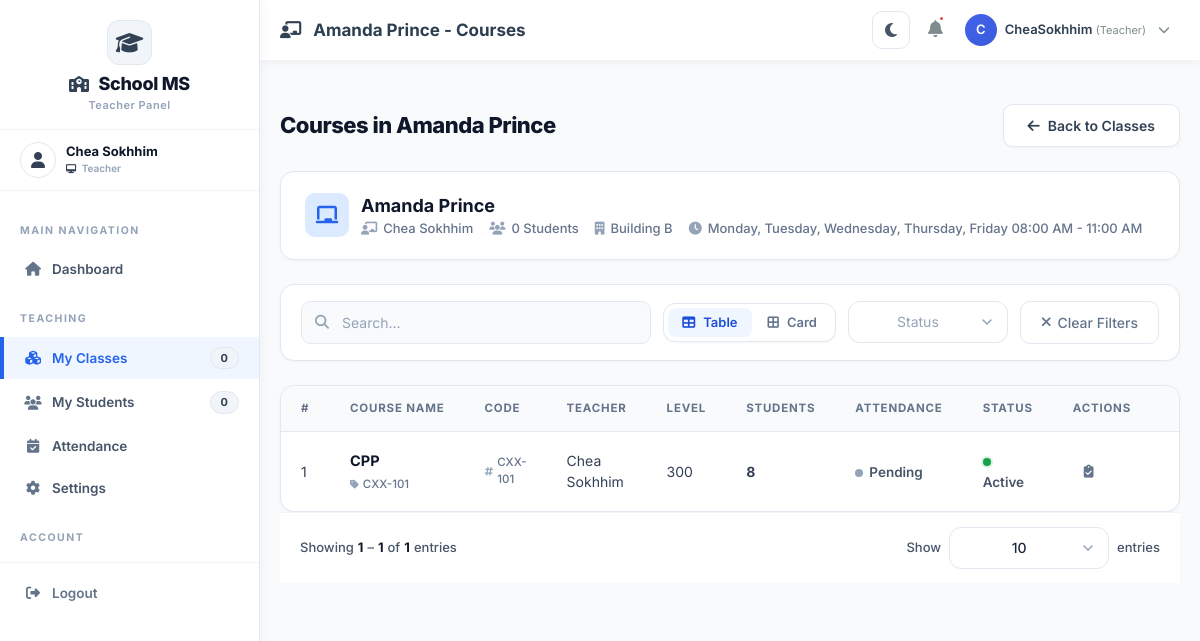
The app's page /classes/teacher/class/4/courses/ (signed in), older data.
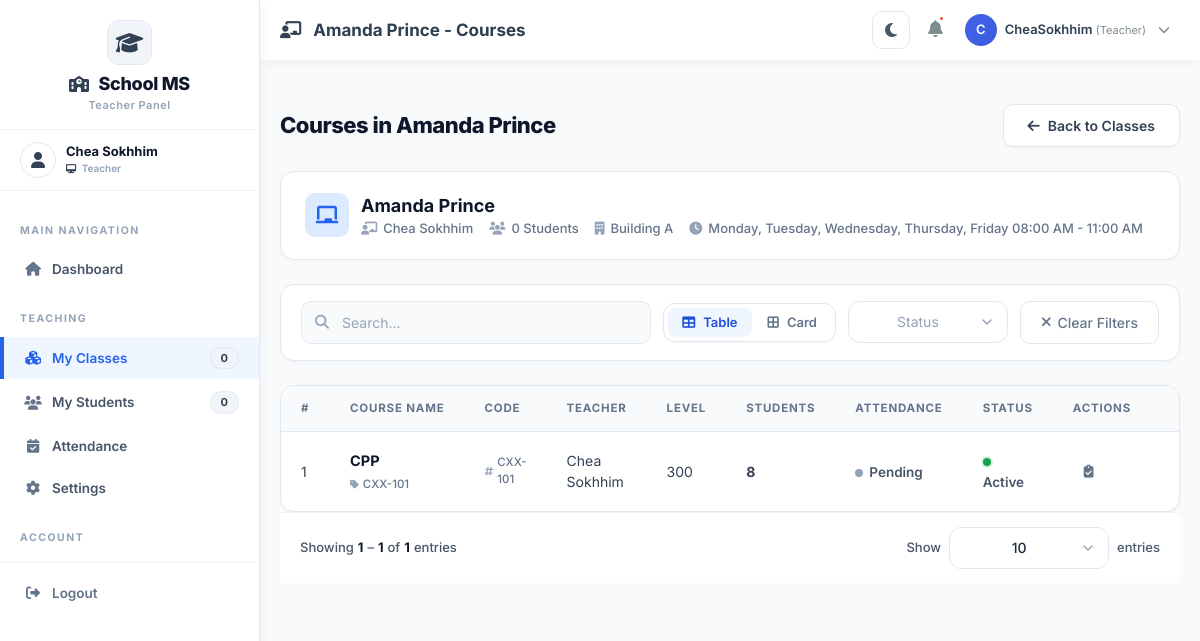
The same page, newer data.
### classes/models.py (models this page shows, shortened)
class Class(models.Model):
    name = models.CharField(max_length=100)
    section = models.CharField(max_length=10, blank=True, null=True)
    code = models.CharField(max_length=20, unique=True, blank=True, null=True)
    building = models.ForeignKey(Building, on_delete=models.SET_NULL, null=True, blank=True, related_name='classes')
    floor = models.ForeignKey(Floor, on_delete=models.SET_NULL, null=True, blank=True, related_name='classes')
    room = models.ForeignKey(Room, on_delete=models.SET_NULL, null=True, blank=True, related_name='classes')
    room_number = models.CharField(max_length=20, blank=True, null=True)
    time_slots = models.ManyToManyField(TimeSlot, blank=True, related_name='classes')
    schedule = models.CharField(max_length=100, blank=True, null=True)
    start_time = models.TimeField(blank=True, null=True)
    end_time = models.TimeField(blank=True, null=True)
    days = models.CharField(max_length=50, blank=True, null=True)
    term = models.ForeignKey(Term, on_delete=models.SET_NULL, null=True, blank=True, related_name='classes')
    term_type = models.CharField(max_length=20, choices=Term.TERM_TYPES, blank=True, null=True)
    academic_year = models.CharField(max_length=20, blank=True, null=True)
    capacity = models.IntegerField(default=30)
    teacher = models.ForeignKey(Teacher, on_delete=models.SET_NULL, null=True, blank=True, related_name='classes')
    courses = models.ManyToManyField(
        'courses.Course',
        blank=True,
        related_name='class_offerings'  # This is the reverse name
    )
    is_active = models.BooleanField(default=True)
    start_date = models.DateField(blank=True, null=True)
    end_date = models.DateField(blank=True, null=True)
    created_at = models.DateTimeField(auto_now_add=True)
    updated_at = models.DateTimeField(auto_now=True)
    def get_schedule_display(self):
        if self.time_slots.exists():
            slots = self.time_slots.all()
            return ", ".join([str(slot) for slot in slots])
    class Meta:
        verbose_name_plural = "Classes"
        ordering = ['name']

class Building(models.Model):
    name = models.CharField(max_length=100)
    code = models.CharField(max_length=20, unique=True)
    address = models.TextField(blank=True, null=True)
    description = models.TextField(blank=True, null=True)
    is_active = models.BooleanField(default=True)
    created_at = models.DateTimeField(auto_now_add=True)
    updated_at = models.DateTimeField(auto_now=True)
    class Meta:
        ordering = ['name']

class TimeSlot(models.Model):
    DAYS_OF_WEEK = [
        ('monday', 'Monday'),
        ('tuesday', 'Tuesday'),
        ('wednesday', 'Wednesday'),
        ('thursday', 'Thursday'),
        ('friday', 'Friday'),
        ('saturday', 'Saturday'),
        ('sunday', 'Sunday'),
    ]
    SLOT_TYPES = [
        ('morning', 'Morning Session (8:00 - 11:00)'),
        ('afternoon', 'Afternoon Session (2:00 - 5:00)'),
        ('evening', 'Evening Session (5:30 - 8:45)'),
        ('full_day', 'Full Day (8:00 - 5:00)'),
        ('saturday_morning', 'Saturday Morning (8:00 - 11:00)'),
        ('saturday_afternoon', 'Saturday Afternoon (2:00 - 5:00)'),
        ('sunday_morning', 'Sunday Morning (8:00 - 11:00)'),
        ('sunday_afternoon', 'Sunday Afternoon (2:00 - 5:00)'),
        ('weekend_full', 'Weekend Full Day (8:00 - 5:00)'),
        ('custom', 'Custom'),
    ]
    days = models.CharField(
        max_length=200,
        default='monday',
        help_text="Comma-separated days (e.g., 'monday,wednesday,friday')"
    )
    start_time = models.TimeField()
    end_time = models.TimeField()
    slot_type = models.CharField(max_length=20, choices=SLOT_TYPES, default='custom')
    name = models.CharField(max_length=100, blank=True, null=True)
    description = models.TextField(blank=True, null=True)
    is_active = models.BooleanField(default=True)
    created_at = models.DateTimeField(auto_now_add=True)
    updated_at = models.DateTimeField(auto_now=True)
    def __str__(self):
        days_list = [dict(TimeSlot.DAYS_OF_WEEK).get(day.strip(), day) for day in self.days.split(',')]
        days_str = ', '.join(days_list)
        return f"{days_str} {self.start_time.strftime('%I:%M %p')} - {self.end_time.strftime('%I:%M %p')}"
    class Meta:
        ordering = ['-created_at']

### classes/views.py (the view)
# urls.py: path('teacher/class/<int:class_id>/courses/', views.class_courses_view, name='class_courses_view'),
@login_required
@teacher_required
def class_courses_view(request, class_id):
    try:
        teacher = Teacher.objects.get(user=request.user)
        class_obj = get_object_or_404(Class, id=class_id)
        if class_obj.teacher != teacher:
            messages.error(request, 'You do not have permission to view this class.')
            return redirect('classes:teacher_class_list')
        courses = class_obj.courses.filter(is_active=True).annotate(
            active_students_count=Count('students', filter=Q(students__is_active=True))
        )
        students = class_obj.enrolled_students.filter(is_active=True)
        student_ids = list(students.values_list('id', flat=True))
        today = date.today()
        course_data = []
        for course in courses:
            course_student_count = course.active_students_count
            course_attendance_taken = Attendance.objects.filter(
                course=course,
                date=today,
                student_id__in=student_ids,
            ).exists()
            present_today_count = Attendance.objects.filter(
                course=course,
                date=today,
                status='present',
                student_id__in=student_ids,
            ).values('student_id').distinct().count()
            course_data.append({
                'course': course,
                'student_count': course_student_count,
                'attendance_taken': course_attendance_taken,
                'present_today': min(present_today_count, course_student_count),
            })
        per_page = request.GET.get('per_page', '10')
        try:
            per_page = int(per_page)
        except (TypeError, ValueError):
            per_page = 10
        if per_page not in (5, 10, 20):
            per_page = 10
        paginator = Paginator(course_data, per_page)
        page_number = request.GET.get('page')
        courses_page = paginator.get_page(page_number)
        context = {
            'class': class_obj,
            'courses': courses_page,  # ← ONLY courses for THIS class
            'per_page': per_page,
            'students': students,
            'total_students': students.count(),
            'today': today,
            'teacher': teacher,
        }
        return render(request, 'Backend/teacher/class/class_courses.html', context)
    except Teacher.DoesNotExist:
        messages.error(request, 'Teacher profile not found.')
        return redirect('dashboard')
    except Class.DoesNotExist:
        messages.error(request, 'Class not found.')
        return redirect('classes:teacher_class_list')

### attendance/templatetags/attendance_filters.py (called while the page is built)
@register.filter
def querystring_exclude(get_dict, exclude):
    if not hasattr(get_dict, "copy"):
        return ""
    params = get_dict.copy()
    for key in str(exclude).split(","):
        key = key.strip()
        if key and key in params:
            del params[key]
    return params.urlencode()

### classes/context_processors.py (called while the page is built)
def sidebar_counts(request):
    return {
        'total_buildings': Building.objects.filter(is_active=True).count(),
        'total_floors': Floor.objects.filter(is_active=True).count(),
        'total_rooms': Room.objects.filter(is_active=True).count(),
        'total_terms': Term.objects.filter(is_active=True).count(),
        'total_timeslots': TimeSlot.objects.filter(is_active=True).count(),
    }

### teachers/models.py (called while the page is built)
    def get_full_name(self):
        return f"{self.first_name} {self.last_name}"

### templates/Backend/teacher/class/class_courses.html (shortened to what the changed rows need)
{% extends 'Backend/layouts/teacher_layout.html' %}
{% load static %}
{% block page_title %}{{ class.name }} - Courses{% endblock %}
{% block content %}
<div class="page-header">
    <h2>Courses in {{ class.name }}</h2>
    <a href="{% url 'classes:teacher_class_list' %}" class="btn-back">
        <i class="fas fa-arrow-left"></i> Back to Classes
    </a>
</div>
<div class="class-info-card">
    <div class="class-title-section">
        <div>
            <div class="class-title">{{ class.name }}</div>
            <div class="class-meta">
                <span class="meta-item">
                    <i class="fas fa-chalkboard-teacher"></i>
                    {{ teacher.get_full_name }}
                </span>
                <span class="meta-item">
                    <i class="fas fa-users"></i>
                    {{ total_students }} Students
                </span>
                <span class="meta-item">
                    <i class="fas fa-building"></i>
                    {{ class.building.name|default:"No Building" }}
                </span>
                <span class="meta-item">
                    <i class="fas fa-clock"></i>
                    {{ class.get_schedule_display }}
                </span>
            </div>
        </div>
    </div>
</div>
<div id="tableView">
    <div class="table-container">
        <div class="table-responsive">
            <table class="data-table">
                <thead>
                    <tr>
                        <th style="width: 50px;">#</th>
                        <th>Course Name</th>
                        <th>Code</th>
                        <th>Teacher</th>
                        <th>Level</th>
                        <th>Students</th>
                        <th>Attendance</th>
                        <th>Status</th>
                        <th style="width: 160px;">Actions</th>
                    </tr>
                </thead>
            </table>
        </div>
    </div>
</div>
{% endblock %}

Row changes from the older to the newer data that the page shows:
changed Class "Amanda Prince": building.name "Building B" → "Building A"
